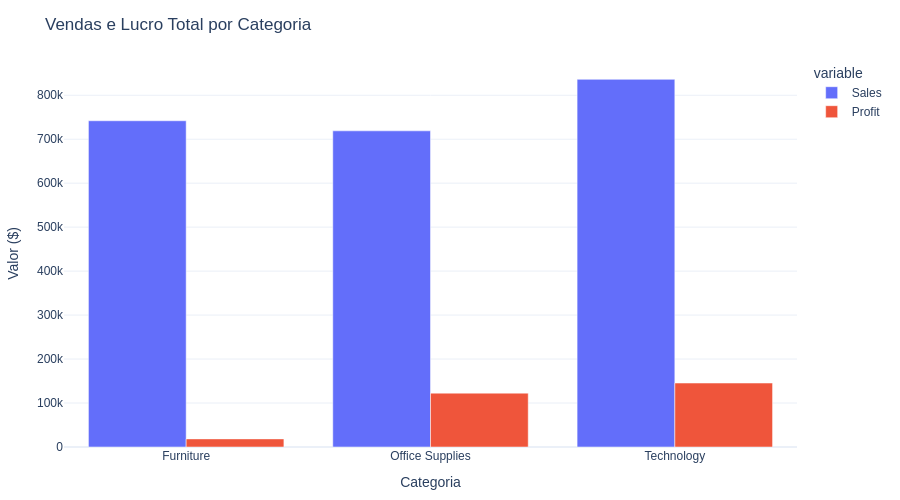

Notebook code for this chart:
### Code cell
cat_sales = df.groupby('Category')[['Sales', 'Profit']].agg(['sum', 'mean', 'count']).round(2)
print(cat_sales)

fig_categoria = px.bar(
    df.groupby('Category')[['Sales', 'Profit']].sum().reset_index(),
    x='Category',
    y=['Sales', 'Profit'],
    barmode='group',
    title='Vendas e Lucro Total por Categoria',
    labels={'value': 'Valor ($)', 'Category': 'Categoria'},
    color_discrete_map={'Sales': '#636EFA', 'Profit': '#EF553B'},
    template='plotly_white'
)

fig_categoria.update_layout(height=500, showlegend=True)
fig_categoria.show()

fig.write_image("images/analise_5_venda_lucro_por_categorias.png")

### Figure 1 — Plotly figure (JSON) as saved in the notebook; plotly's stock layout.template omitted (floating-point values rounded to 4 significant figures)
{"data": [{"alignmentgroup": "True", "hovertemplate": "variable=Sales<br>Categoria=%{x}<br>Valor ($)=%{y}<extra></extra>", "legendgroup": "Sales", "marker": {"color": "#636EFA", "pattern": {"shape": ""}}, "name": "Sales", "offsetgroup": "Sales", "orientation": "v", "showlegend": true, "textposition": "auto", "type": "bar", "x": ["Furniture", "Office Supplies", "Technology"], "xaxis": "x", "y": [742000.0, 719000.0, 836200.0], "yaxis": "y"}, {"alignmentgroup": "True", "hovertemplate": "variable=Profit<br>Categoria=%{x}<br>Valor ($)=%{y}<extra></extra>", "legendgroup": "Profit", "marker": {"color": "#EF553B", "pattern": {"shape": ""}}, "name": "Profit", "offsetgroup": "Profit", "orientation": "v", "showlegend": true, "textposition": "auto", "type": "bar", "x": ["Furniture", "Office Supplies", "Technology"], "xaxis": "x", "y": [18450.0, 122500.0, 145500.0], "yaxis": "y"}], "layout": {"barmode": "group", "height": 500, "legend": {"title": {"text": "variable"}, "tracegroupgap": 0}, "showlegend": true, "title": {"text": "Vendas e Lucro Total por Categoria"}, "xaxis": {"anchor": "y", "domain": [0, 1], "title": {"text": "Categoria"}}, "yaxis": {"anchor": "x", "domain": [0, 1], "title": {"text": "Valor ($)"}}}}
